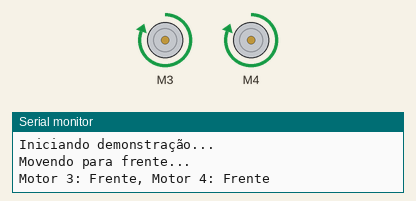
Simulated run of this sketch. Board: Arduino Uno, built with avr-gcc and run on an emulated ATmega328P. Parts: 2 × DC motor (green arrow = forward, orange = backward, longer = faster), the last lines printed to the serial monitor.

Above: at 0.1 s.
At 2.1 s:
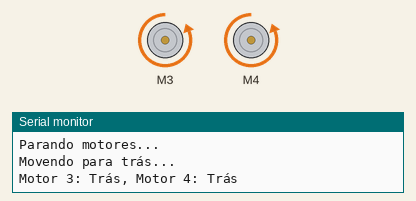
At 4.1 s:
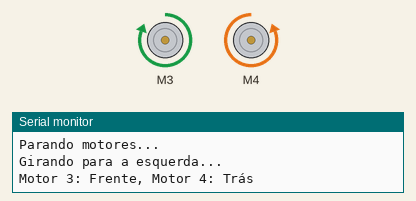
At 6.1 s:
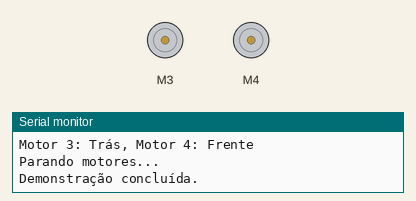
Timing chart, 0 to 7.6 s (numbered marks = the images above):
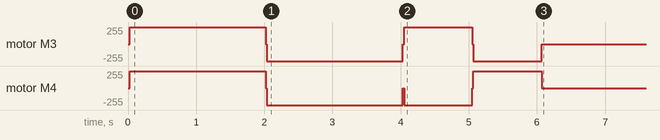

Measured:
- by itself, motor M4: stopped → forward 255/255 at 0.02 s, → backward 255/255 2.0 s later, → forward 255/255 3.0 s later, → stopped 1.0 s later
- by itself, motor M3: stopped → forward 255/255 at 0.02 s, → backward 255/255 2.0 s later, → forward 255/255 2.0 s later, → backward 255/255 1.0 s later, … (5 changes in this stretch)

The sketch:

Carrinho-Demo.ino
```cpp
#include <AFMotor.h> // Inclui a biblioteca AFMotor para controlar os motores

// Inicializa os motores M3 e M4
AF_DCMotor motor3(3, MOTOR34_1KHZ); // Motor M3 no canal 3
AF_DCMotor motor4(4, MOTOR34_1KHZ); // Motor M4 no canal 4

void setup() {
  Serial.begin(9600); // Inicializa a comunicação serial com taxa de 9600 bauds
  Serial.println("Iniciando demonstração...");
  demo(); // Chama a função de demonstração
}

void loop() {
  // O loop principal pode ficar vazio ou você pode adicionar outras funcionalidades
}

void demo() {
  Serial.println("Movendo para frente...");
  forward();
  delay(2000); // Move para frente por 2 segundos
  Stop();

  Serial.println("Movendo para trás...");
  back();
  delay(2000); // Move para trás por 2 segundos
  Stop();

  Serial.println("Girando para a esquerda...");
  left();
  delay(1000); // Gira para a esquerda por 1 segundo
  Stop();

  Serial.println("Girando para a direita...");
  right();
  delay(1000); // Gira para a direita por 1 segundo
  Stop();

  Serial.println("Demonstração concluída.");
}

// Função para mover o carro para frente
void forward() {
  Serial.println("Motor 3: Frente, Motor 4: Frente");
  motor3.setSpeed(255); // Define a velocidade máxima para M3
  motor3.run(FORWARD);  // Move M3 para frente
  motor4.setSpeed(255); // Define a velocidade máxima para M4
  motor4.run(FORWARD);  // Move M4 para frente
}

// Função para mover o carro para trás
void back() {
  Serial.println("Motor 3: Trás, Motor 4: Trás");
  motor3.setSpeed(255); // Define a velocidade máxima para M3
  motor3.run(BACKWARD); // Move M3 para trás
  motor4.setSpeed(255); // Define a velocidade máxima para M4
  motor4.run(BACKWARD); // Move M4 para trás
}

// Função para mover o carro para esquerda
void left() {
  Serial.println("Motor 3: Frente, Motor 4: Trás");
  motor3.setSpeed(255); // Define a velocidade máxima para M3
  motor3.run(FORWARD);  // Move M3 para frente
  motor4.setSpeed(255); // Define a velocidade máxima para M4
  motor4.run(BACKWARD); // Move M4 para trás
}

// Função para mover o carro para direita
void right() {
  Serial.println("Motor 3: Trás, Motor 4: Frente");
  motor3.setSpeed(255); // Define a velocidade máxima para M3
  motor3.run(BACKWARD); // Move M3 para trás
  motor4.setSpeed(255); // Define a velocidade máxima para M4
  motor4.run(FORWARD);  // Move M4 para frente
}

// Função para parar os motores
void Stop() {
  Serial.println("Parando motores...");
  motor3.setSpeed(0); // Define a velocidade mínima para M3
  motor3.run(RELEASE); // Para M3
  motor4.setSpeed(0); // Define a velocidade mínima para M4
  motor4.run(RELEASE); // Para M4
}
```
